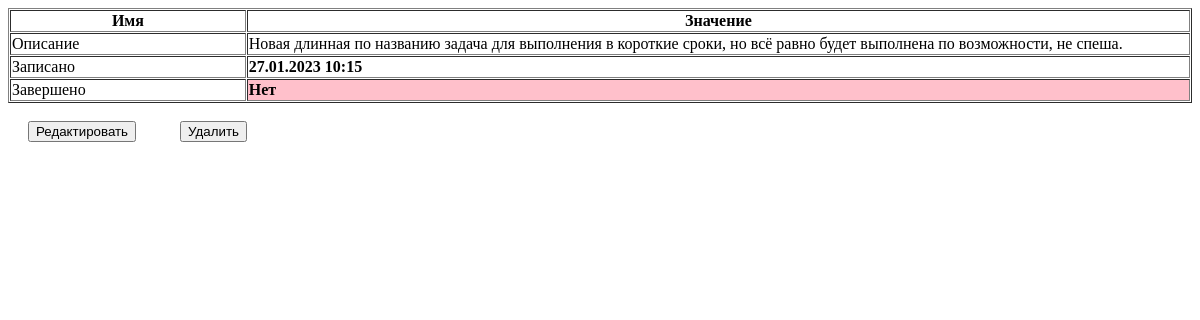
/detail/5/, run on an earlier commit of the app's database.
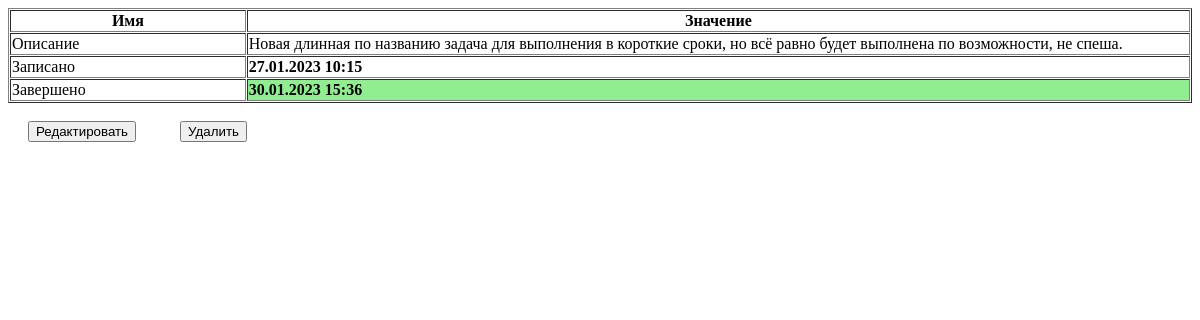
And on a later commit of the database.
### main/models.py (models this page shows, shortened)
class MyList(models.Model):
    desc = models.CharField(
        max_length=120,
        help_text="Описание задачи",
        verbose_name="Описание",
    )
    date_add = models.DateTimeField(
        default=datetime.now,
        help_text="Дата создания задачи",
        verbose_name="Создано",
    )
    date_end = models.DateTimeField(
        default=None,
        help_text="Дата завершения задачи",
        verbose_name="Завершено",
        blank=True,
        null=True,
    )
    chk_end = models.BooleanField(
        default=False,
        help_text="Завершить",
        verbose_name="",
    )

### main/views.py (the view)
# urls.py: path(r"detail/<int:pk>/", MainDetail.as_view(), name="detail"),
class MainDetail(DetailView):
    template_name = "detail.html"
    context_object_name = "context"
    model = MyList

### main/templates/detail.html (shortened to what this page needs)
<table border=1 cellspacing=1 width=100%>
    <thead>
        <tr>
            <th width=20%>Имя</th>
            <th>Значение</th>
        </tr>
    </thead>
    <tr>
        <td>Описание</td>
        <td>{{ context.desc }}</td>
    </tr>
    <tr>
        <td>Записано</td>
        <td class="bold">{{ context.date_add|date:"d.m.Y H:i" }}</td>
    </tr>
    <tr>
        <td>Завершено</td>
        {% if context.chk_end %}
            <td class="bold chk_on">{{ context.date_end|date:"d.m.Y H:i" }}</td>
        {% else %}
            <td class="bold chk_off">Нет</td>
        {% endif %}
    </tr>
</table>
<a href={% url 'edit' context.id %} class="mr"><button>Редактировать</button></a>
{% if delete %}
    <a href={% url 'detail' context.id %} class="mr"><button>Просмотр</button></a>
{% else %}
    <a href={% url 'delete' context.id %} class="mr"><button>Удалить</button></a>
{% endif %}

### main/templates/detail.html (style rules this page uses)
.mr { margin: 0 20; }
.bold { font-weight: bold; }
.chk_on { background-color: lightgreen; }

What changed in the data, as far as the page shows it:
changed MyList: chk_end False → True (drawn); date_end (not shown) → "30.01.2023 15:36"
Also different on the page:
text no longer shown: "Нет"
